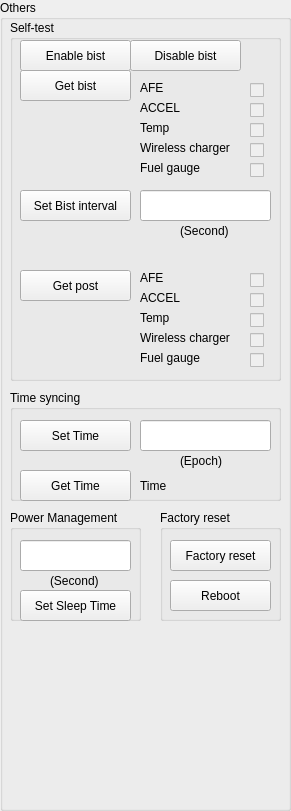
     <widget class="QGroupBox" name="groupBox_11">
      <property name="geometry">
       <rect>
        <x>370</x>
        <y>0</y>
        <width>291</width>
        <height>811</height>
       </rect>
      </property>
      <property name="title">
       <string>Others</string>
      </property>
      <widget class="QGroupBox" name="gbox_input_file_4">
       <property name="geometry">
        <rect>
         <x>10</x>
         <y>20</y>
         <width>271</width>
         <height>361</height>
        </rect>
       </property>
       <property name="title">
        <string>Self-test</string>
       </property>
       <widget class="QPushButton" name="btn_enable_bist">
        <property name="enabled">
         <bool>true</bool>
        </property>
        <property name="geometry">
         <rect>
          <x>10</x>
          <y>20</y>
          <width>111</width>
          <height>31</height>
         </rect>
        </property>
        <property name="sizePolicy">
         <sizepolicy hsizetype="Expanding" vsizetype="Expanding">
          <horstretch>0</horstretch>
          <verstretch>0</verstretch>
         </sizepolicy>
        </property>
        <property name="font">
         <font>
          <family>Arial</family>
          <kerning>true</kerning>
         </font>
        </property>
        <property name="acceptDrops">
         <bool>true</bool>
        </property>
        <property name="text">
         <string>Enable bist</string>
        </property>
       </widget>
       <widget class="QPushButton" name="btn_disable_bist">
        <property name="enabled">
         <bool>true</bool>
        </property>
        <property name="geometry">
         <rect>
          <x>120</x>
          <y>20</y>
          <width>111</width>
          <height>31</height>
         </rect>
        </property>
        <property name="sizePolicy">
         <sizepolicy hsizetype="Expanding" vsizetype="Expanding">
          <horstretch>0</horstretch>
          <verstretch>0</verstretch>
         </sizepolicy>
        </property>
        <property name="font">
         <font>
          <family>Arial</family>
          <kerning>true</kerning>
         </font>
        </property>
        <property name="acceptDrops">
         <bool>true</bool>
        </property>
        <property name="text">
         <string>Disable bist</string>
        </property>
       </widget>
       <widget class="QPushButton" name="btn_get_bist">
        <property name="enabled">
         <bool>true</bool>
        </property>
        <property name="geometry">
         <rect>
          <x>10</x>
          <y>50</y>
          <width>111</width>
          <height>31</height>
         </rect>
        </property>
        <property name="sizePolicy">
         <sizepolicy hsizetype="Expanding" vsizetype="Expanding">
          <horstretch>0</horstretch>
          <verstretch>0</verstretch>
         </sizepolicy>
        </property>
        <property name="font">
         <font>
          <family>Arial</family>
          <kerning>true</kerning>
         </font>
        </property>
        <property name="acceptDrops">
         <bool>true</bool>
        </property>
        <property name="text">
         <string>Get bist</string>
        </property>
       </widget>
       <widget class="QPushButton" name="btn_get_post">
        <property name="enabled">
         <bool>true</bool>
        </property>
        <property name="geometry">
         <rect>
          <x>10</x>
          <y>250</y>
          <width>111</width>
          <height>31</height>
         </rect>
        </property>
        <property name="sizePolicy">
         <sizepolicy hsizetype="Expanding" vsizetype="Expanding">
          <horstretch>0</horstretch>
          <verstretch>0</verstretch>
         </sizepolicy>
        </property>
        <property name="font">
         <font>
          <family>Arial</family>
          <kerning>true</kerning>
         </font>
        </property>
        <property name="acceptDrops">
         <bool>true</bool>
        </property>
        <property name="text">
         <string>Get post</string>
        </property>
       </widget>
       <widget class="QLineEdit" name="input_bist_interval">
        <property name="geometry">
         <rect>
          <x>130</x>
          <y>170</y>
          <width>131</width>
          <height>31</height>
         </rect>
        </property>
        <property name="acceptDrops">
         <bool>false</bool>
        </property>
       </widget>
       <widget class="QPushButton" name="btn_set_bist_interval">
        <property name="enabled">
         <bool>true</bool>
        </property>
        <property name="geometry">
         <rect>
          <x>10</x>
          <y>170</y>
          <width>111</width>
          <height>31</height>
         </rect>
        </property>
        <property name="sizePolicy">
         <sizepolicy hsizetype="Expanding" vsizetype="Expanding">
          <horstretch>0</horstretch>
          <verstretch>0</verstretch>
         </sizepolicy>
        </property>
        <property name="font">
         <font>
          <family>Arial</family>
          <kerning>true</kerning>
         </font>
        </property>
        <property name="acceptDrops">
         <bool>true</bool>
        </property>
        <property name="text">
         <string>Set Bist interval</string>
        </property>
       </widget>
       <widget class="QLabel" name="label_46">
        <property name="geometry">
         <rect>
          <x>130</x>
          <y>60</y>
          <width>60</width>
          <height>16</height>
         </rect>
        </property>
        <property name="text">
         <string>AFE</string>
        </property>
       </widget>
       <widget class="QLabel" name="label_47">
        <property name="geometry">
         <rect>
          <x>130</x>
          <y>80</y>
          <width>60</width>
          <height>16</height>
         </rect>
        </property>
        <property name="text">
         <string>ACCEL</string>
        </property>
       </widget>
       <widget class="QLabel" name="label_48">
        <property name="geometry">
         <rect>
          <x>130</x>
          <y>100</y>
          <width>60</width>
          <height>16</height>
         </rect>
        </property>
        <property name="text">
         <string>Temp</string>
        </property>
       </widget>
       <widget class="QLabel" name="label_49">
        <property name="geometry">
         <rect>
          <x>130</x>
          <y>120</y>
          <width>111</width>
          <height>16</height>
         </rect>
        </property>
        <property name="text">
         <string>Wireless charger</string>
        </property>
       </widget>
       <widget class="QCheckBox" name="self_test_bist_afe_enabled">
        <property name="enabled">
         <bool>false</bool>
        </property>
        <property name="geometry">
         <rect>
          <x>240</x>
          <y>60</y>
          <width>21</width>
          <height>20</height>
         </rect>
        </property>
        <property name="text">
         <string/>
        </property>
       </widget>
       <widget class="QCheckBox" name="self_test_bist_accel_enabled">
        <property name="enabled">
         <bool>false</bool>
        </property>
        <property name="geometry">
         <rect>
          <x>240</x>
          <y>80</y>
          <width>21</width>
          <height>20</height>
         </rect>
        </property>
        <property name="text">
         <string/>
        </property>
       </widget>
       <widget class="QCheckBox" name="self_test_bist_temp_enabled">
        <property name="enabled">
         <bool>false</bool>
        </property>
        <property name="geometry">
         <rect>
          <x>240</x>
          <y>100</y>
          <width>21</width>
          <height>20</height>
         </rect>
        </property>
        <property name="text">
         <string/>
        </property>
       </widget>
       <widget class="QCheckBox" name="self_test_bist_wg_enabled">
        <property name="enabled">
         <bool>false</bool>
        </property>
        <property name="geometry">
         <rect>
          <x>240</x>
          <y>120</y>
          <width>21</width>
          <height>20</height>
         </rect>
        </property>
        <property name="text">
         <string/>
        </property>
       </widget>
       <widget class="QCheckBox" name="self_test_post_wg_enabled">
        <property name="enabled">
         <bool>false</bool>
        </property>
        <property name="geometry">
         <rect>
          <x>240</x>
          <y>310</y>
          <width>21</width>
          <height>20</height>
         </rect>
        </property>
        <property name="text">
         <string/>
        </property>
       </widget>
       <widget class="QCheckBox" name="self_test_post_accel_enabled">
        <property name="enabled">
         <bool>false</bool>
        </property>
        <property name="geometry">
         <rect>
          <x>240</x>
          <y>270</y>
          <width>21</width>
          <height>20</height>
         </rect>
        </property>
        <property name="text">
         <string/>
        </property>
       </widget>
       <widget class="QLabel" name="label_50">
        <property name="geometry">
         <rect>
          <x>130</x>
          <y>270</y>
          <width>60</width>
          <height>16</height>
         </rect>
        </property>
        <property name="text">
         <string>ACCEL</string>
        </property>
       </widget>
       <widget class="QCheckBox" name="self_test_post_afe_enabled">
        <property name="enabled">
         <bool>false</bool>
        </property>
        <property name="geometry">
         <rect>
          <x>240</x>
          <y>250</y>
          <width>21</width>
          <height>20</height>
         </rect>
        </property>
        <property name="text">
         <string/>
        </property>
       </widget>
       <widget class="QLabel" name="label_51">
        <property name="geometry">
         <rect>
          <x>130</x>
          <y>250</y>
          <width>60</width>
          <height>16</height>
         </rect>
        </property>
        <property name="text">
         <string>AFE</string>
        </property>
       </widget>
       <widget class="QLabel" name="label_52">
        <property name="geometry">
         <rect>
          <x>130</x>
          <y>290</y>
          <width>60</width>
          <height>16</height>
         </rect>
        </property>
        <property name="text">
         <string>Temp</string>
        </property>
       </widget>
       <widget class="QLabel" name="label_53">
        <property name="geometry">
         <rect>
          <x>130</x>
          <y>310</y>
          <width>111</width>
          <height>16</height>
         </rect>
        </property>
        <property name="text">
         <string>Wireless charger</string>
        </property>
       </widget>
       <widget class="QCheckBox" name="self_test_post_temp_enabled">
        <property name="enabled">
         <bool>false</bool>
        </property>
        <property name="geometry">
         <rect>
          <x>240</x>
          <y>290</y>
          <width>21</width>
          <height>20</height>
         </rect>
        </property>
        <property name="text">
         <string/>
        </property>
       </widget>
       <widget class="QLabel" name="label_42">
        <property name="geometry">
         <rect>
          <x>170</x>
          <y>200</y>
          <width>61</width>
          <height>21</height>
         </rect>
        </property>
        <property name="text">
         <string>(Second)</string>
        </property>
       </widget>
       <widget class="QLabel" name="label_92">
        <property name="geometry">
         <rect>
          <x>130</x>
          <y>140</y>
          <width>71</width>
          <height>16</height>
         </rect>
        </property>
        <property name="text">
         <string>Fuel gauge</string>
        </property>
       </widget>
       <widget class="QCheckBox" name="self_test_bist_fuel_gauge_enabled">
        <property name="enabled">
         <bool>false</bool>
        </property>
        <property name="geometry">
         <rect>
          <x>240</x>
          <y>140</y>
          <width>16</width>
          <height>20</height>
         </rect>
        </property>
        <property name="text">
         <string/>
        </property>
        <property name="checkable">
         <bool>true</bool>
        </property>
       </widget>
       <widget class="QCheckBox" name="self_test_post_fuel_gauge_enabled">
        <property name="enabled">
         <bool>false</bool>
        </property>
        <property name="geometry">
         <rect>
          <x>240</x>
          <y>330</y>
          <width>16</width>
          <height>20</height>
         </rect>
        </property>
        <property name="text">
         <string/>
        </property>
        <property name="checkable">
         <bool>true</bool>
        </property>
       </widget>
       <widget class="QLabel" name="label_93">
        <property name="geometry">
         <rect>
          <x>130</x>
          <y>330</y>
          <width>71</width>
          <height>16</height>
         </rect>
        </property>
        <property name="text">
         <string>Fuel gauge</string>
        </property>
       </widget>
      </widget>
      <widget class="QGroupBox" name="gbox_input_file_5">
       <property name="geometry">
        <rect>
         <x>10</x>
         <y>510</y>
         <width>131</width>
         <height>111</height>
        </rect>
       </property>
       <property name="title">
        <string>Power Management</string>
       </property>
       <widget class="QLineEdit" name="input_power_management_sleep_time">
        <property name="geometry">
         <rect>
          <x>10</x>
          <y>30</y>
          <width>111</width>
          <height>31</height>
         </rect>
        </property>
        <property name="acceptDrops">
         <bool>false</bool>
        </property>
       </widget>
       <widget class="QPushButton" name="btn_set_sleep_time">
        <property name="enabled">
         <bool>true</bool>
        </property>
        <property name="geometry">
         <rect>
          <x>10</x>
          <y>80</y>
          <width>111</width>
          <height>31</height>
         </rect>
        </property>
        <property name="sizePolicy">
         <sizepolicy hsizetype="Expanding" vsizetype="Expanding">
          <horstretch>0</horstretch>
          <verstretch>0</verstretch>
         </sizepolicy>
        </property>
        <property name="font">
         <font>
          <family>Arial</family>
          <kerning>true</kerning>
         </font>
        </property>
        <property name="acceptDrops">
         <bool>true</bool>
        </property>
        <property name="text">
         <string>Set Sleep Time</string>
        </property>
       </widget>
       <widget class="QLabel" name="label_43">
        <property name="geometry">
         <rect>
          <x>40</x>
          <y>60</y>
          <width>61</width>
          <height>21</height>
         </rect>
        </property>
        <property name="text">
         <string>(Second)</string>
        </property>
       </widget>
      </widget>
      <widget class="QGroupBox" name="gbox_input_file_6">
       <property name="geometry">
        <rect>
         <x>10</x>
         <y>390</y>
         <width>271</width>
         <height>111</height>
        </rect>
       </property>
       <property name="title">
        <string>Time syncing</string>
       </property>
       <widget class="QLineEdit" name="input_time_syncing_device_time">
        <property name="geometry">
         <rect>
          <x>130</x>
          <y>30</y>
          <width>131</width>
          <height>31</height>
         </rect>
        </property>
        <property name="acceptDrops">
         <bool>false</bool>
        </property>
       </widget>
       <widget class="QPushButton" name="btn_set_device_time">
        <property name="enabled">
         <bool>true</bool>
        </property>
        <property name="geometry">
         <rect>
          <x>10</x>
          <y>30</y>
          <width>111</width>
          <height>31</height>
         </rect>
        </property>
        <property name="sizePolicy">
         <sizepolicy hsizetype="Expanding" vsizetype="Expanding">
          <horstretch>0</horstretch>
          <verstretch>0</verstretch>
         </sizepolicy>
        </property>
        <property name="font">
         <font>
          <family>Arial</family>
          <kerning>true</kerning>
         </font>
        </property>
        <property name="acceptDrops">
         <bool>true</bool>
        </property>
        <property name="text">
         <string>Set Time</string>
        </property>
       </widget>
       <widget class="QPushButton" name="btn_get_device_time">
        <property name="enabled">
         <bool>true</bool>
        </property>
        <property name="geometry">
         <rect>
          <x>10</x>
          <y>80</y>
          <width>111</width>
          <height>31</height>
         </rect>
        </property>
        <property name="sizePolicy">
         <sizepolicy hsizetype="Expanding" vsizetype="Expanding">
          <horstretch>0</horstretch>
          <verstretch>0</verstretch>
         </sizepolicy>
        </property>
        <property name="font">
         <font>
          <family>Arial</family>
          <kerning>true</kerning>
         </font>
        </property>
        <property name="acceptDrops">
         <bool>true</bool>
        </property>
        <property name="text">
         <string>Get Time</string>
        </property>
       </widget>
       <widget class="QLabel" name="time_syncing_device_time">
        <property name="geometry">
         <rect>
          <x>130</x>
          <y>80</y>
          <width>131</width>
          <height>31</height>
         </rect>
        </property>
        <property name="text">
         <string>Time</string>
        </property>
       </widget>
       <widget class="QLabel" name="label_12">
        <property name="geometry">
         <rect>
          <x>170</x>
          <y>60</y>
          <width>51</width>
          <height>21</height>
         </rect>
        </property>
        <property name="text">
         <string>(Epoch)</string>
        </property>
       </widget>
      </widget>
      <widget class="QGroupBox" name="gbox_input_file_9">
       <property name="geometry">
        <rect>
         <x>160</x>
         <y>510</y>
         <width>121</width>
         <height>111</height>
        </rect>
       </property>
       <property name="title">
        <string>Factory reset</string>
       </property>
       <widget class="QPushButton" name="btn_factory_reset">
        <property name="enabled">
         <bool>true</bool>
        </property>
        <property name="geometry">
         <rect>
          <x>10</x>
          <y>30</y>
          <width>101</width>
          <height>31</height>
         </rect>
        </property>
        <property name="sizePolicy">
         <sizepolicy hsizetype="Expanding" vsizetype="Expanding">
          <horstretch>0</horstretch>
          <verstretch>0</verstretch>
         </sizepolicy>
        </property>
        <property name="font">
         <font>
          <family>Arial</family>
          <kerning>true</kerning>
         </font>
        </property>
        <property name="acceptDrops">
         <bool>true</bool>
        </property>
        <property name="text">
         <string>Factory reset</string>
        </property>
       </widget>
       <widget class="QPushButton" name="btn_reboot">
        <property name="enabled">
         <bool>true</bool>
        </property>
        <property name="geometry">
         <rect>
          <x>10</x>
          <y>70</y>
          <width>101</width>
          <height>31</height>
         </rect>
        </property>
        <property name="sizePolicy">
         <sizepolicy hsizetype="Expanding" vsizetype="Expanding">
          <horstretch>0</horstretch>
          <verstretch>0</verstretch>
         </sizepolicy>
        </property>
        <property name="font">
         <font>
          <family>Arial</family>
          <kerning>true</kerning>
         </font>
        </property>
        <property name="acceptDrops">
         <bool>true</bool>
        </property>
        <property name="text">
         <string>Reboot</string>
        </property>
       </widget>
      </widget>
     </widget>
